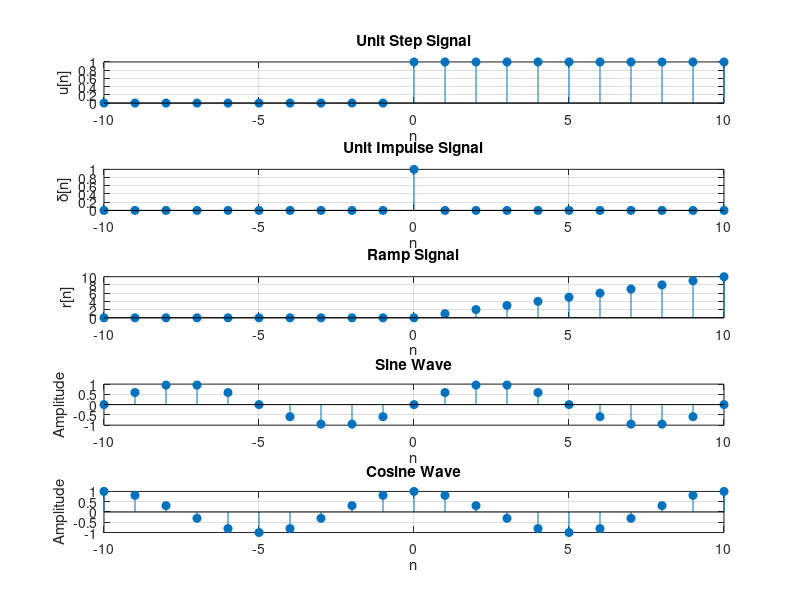

Source code (MATLAB):
%{
Problem 1: Basic Signal Generation
Generate and plot the following signals:
    •   Unit step u[n]
    •   Unit impulse δ[n]
    •   Ramp signal
    •   Sine wave
    •   Cosine wave
Plot them in separate subplots and explain differences.
%}

clc;
clear;
close all;

% Sample index
n = -10:10;

% Unit Step
u = double(n >= 0);

% Unit Impulse
delta = double(n == 0);

% Ramp
r = n .* u;

% Sine and Cosine
f = 0.1;               % normalized frequency
s = sin(2*pi*f*n);
c = cos(2*pi*f*n);

figure;

subplot(5,1,1)
stem(n,u,'filled')
title('Unit Step Signal')
xlabel('n')
ylabel('u[n]')
grid on

subplot(5,1,2)
stem(n,delta,'filled')
title('Unit Impulse Signal')
xlabel('n')
ylabel('\delta[n]')
grid on

subplot(5,1,3)
stem(n,r,'filled')
title('Ramp Signal')
xlabel('n')
ylabel('r[n]')
grid on

subplot(5,1,4)
stem(n,s,'filled')
title('Sine Wave')
xlabel('n')
ylabel('Amplitude')
grid on

subplot(5,1,5)
stem(n,c,'filled')
title('Cosine Wave')
xlabel('n')
ylabel('Amplitude')
grid on
